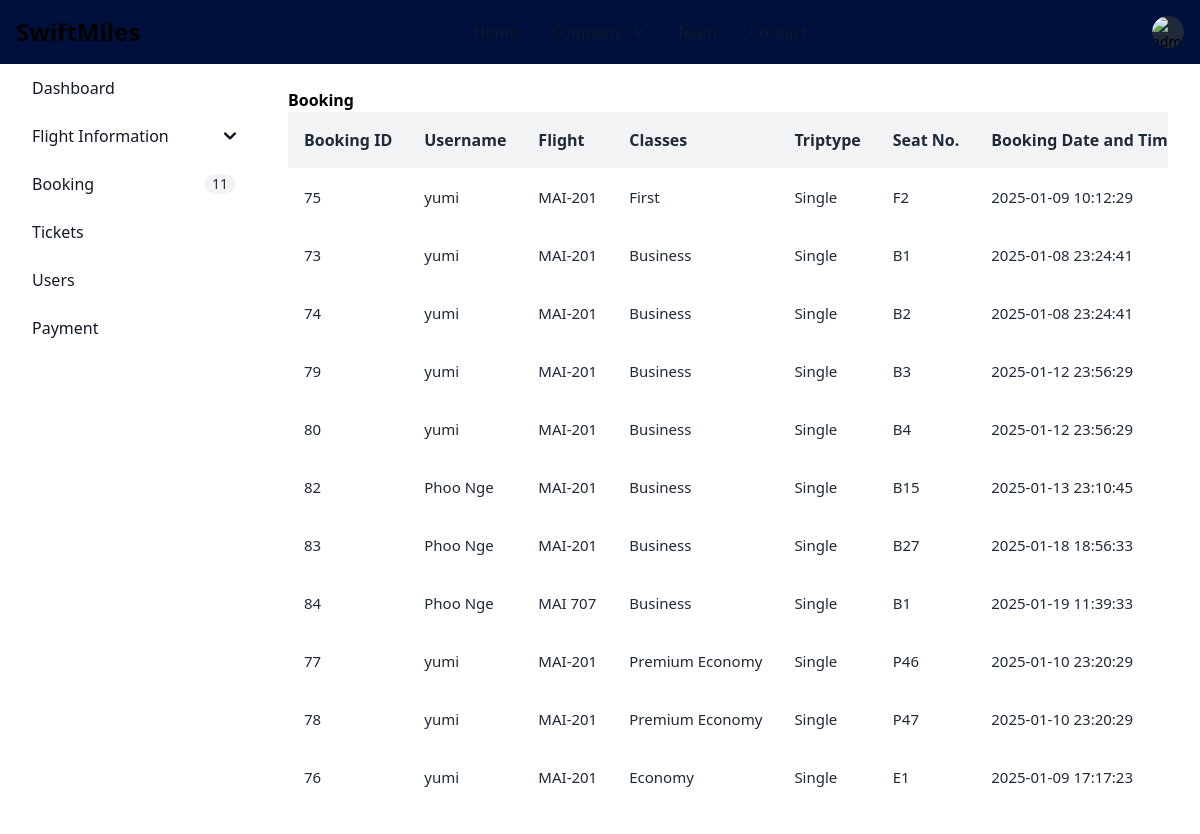
Before: /admin/viewBooking.php (signed in) with the older database file.
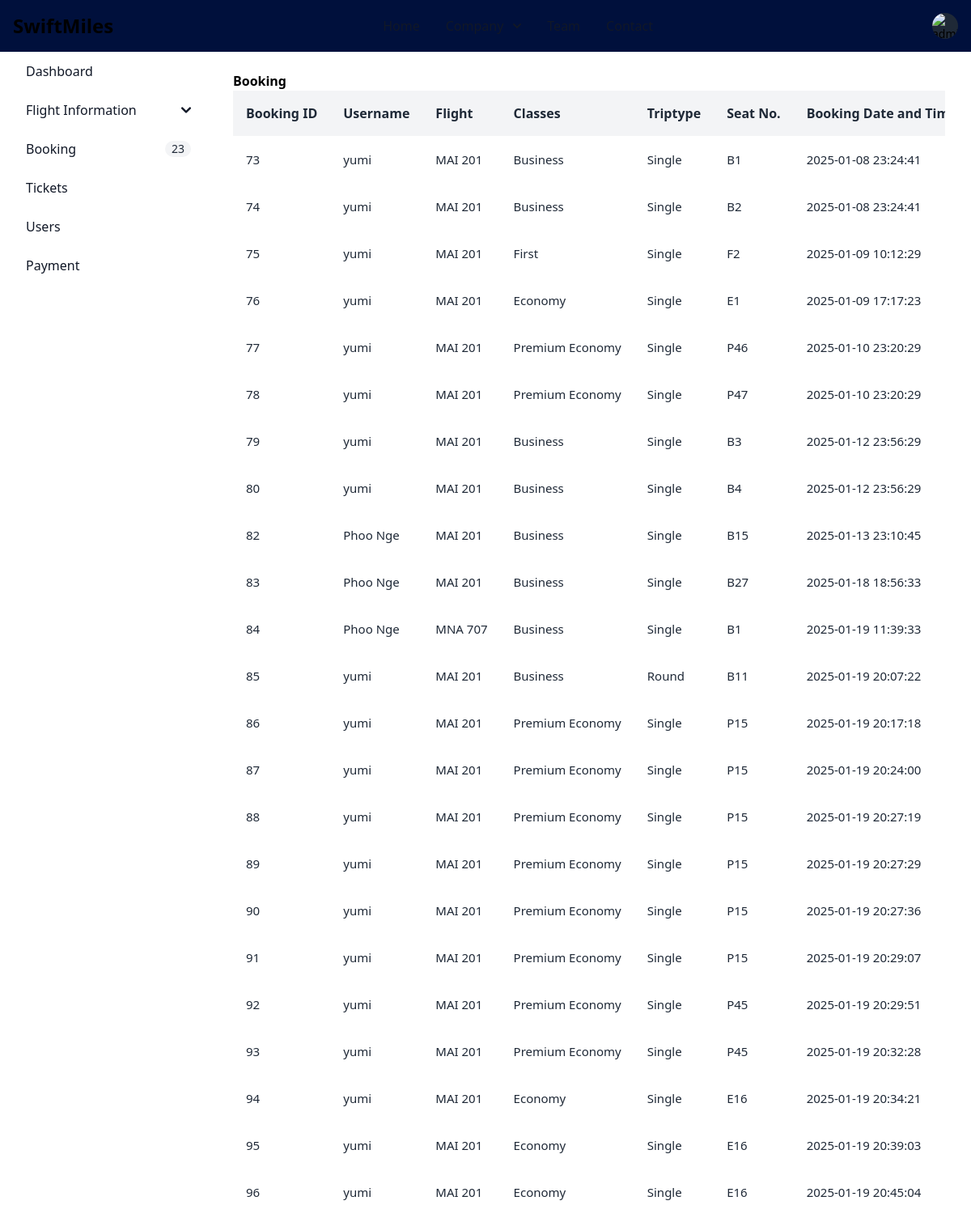
After: the same page with the newer database file.
### tables this page shows
CREATE TABLE `booking` (
  `booking_id` int(11) NOT NULL,
  `user_id` int(11) DEFAULT NULL,
  `flight_id` int(11) DEFAULT NULL,
  `class_id` int(11) DEFAULT NULL,
  `triptype_id` int(11) DEFAULT NULL,
  `seatNoId` int(11) DEFAULT NULL,
  `bookAt` timestamp NOT NULL DEFAULT current_timestamp(),
  `passenger_id` int(11) DEFAULT NULL,
  `status` varchar(100) DEFAULT NULL,
  `updated_at` date DEFAULT NULL,
  `payment_id` int(11) DEFAULT NULL
);

CREATE TABLE `users` (
  `user_id` int(11) NOT NULL,
  `username` varchar(100) NOT NULL,
  `email` varchar(100) NOT NULL,
  `password` varchar(60) DEFAULT NULL,
  `cpassword` varchar(60) DEFAULT NULL,
  `profile` varchar(100) DEFAULT NULL
);

CREATE TABLE `flight` (
  `flight_id` int(11) NOT NULL,
  `airline_id` int(11) NOT NULL,
  `flight_name` varchar(100) NOT NULL,
  `flight_date` date NOT NULL,
  `destination` varchar(255) NOT NULL,
  `source` varchar(100) NOT NULL,
  `total_distance` varchar(100) NOT NULL,
  `fee_per_ticket` float NOT NULL,
  `departure_time` time NOT NULL,
  `arrival_time` time NOT NULL,
  `capacity` int(11) NOT NULL,
  `gate` varchar(255) NOT NULL,
  `placeImg` varchar(100) DEFAULT NULL
);

CREATE TABLE `classes` (
  `class_id` int(11) NOT NULL,
  `class_name` varchar(255) NOT NULL,
  `base_fees` decimal(10,2) NOT NULL
);

CREATE TABLE `triptype` (
  `triptypeId` int(11) NOT NULL,
  `triptype_name` varchar(255) NOT NULL,
  `priceCharge` decimal(10,2) NOT NULL
);

CREATE TABLE `seat_layout` (
  `id` int(11) NOT NULL,
  `flight_id` int(11) NOT NULL,
  `class_id` int(11) NOT NULL,
  `seatNo` varchar(50) NOT NULL,
  `status` tinyint(1) DEFAULT NULL
);

### src/admin/viewBooking.php (the view, shortened to what the changed rows need)
<?php
require_once "dbconnect.php";
try {
   $sql = "SELECT booking.booking_id,users.username,flight.flight_name,classes.class_name,triptype.triptype_name,seat_layout.seatNo,booking.bookAt,booking.status FROM booking
      INNER JOIN users ON booking.user_id = users.user_id
      INNER JOIN flight ON booking.flight_id = flight.flight_id
      INNER JOIN classes ON booking.class_id = classes.class_id
      INNER JOIN triptype ON booking.triptype_id = triptype.triptypeId
      INNER JOIN seat_layout ON booking.seatNOId = seat_layout.id";
   $stmt = $conn->query($sql);
   $status = $stmt->execute();
   if ($status) {
      $bookings = $stmt->fetchAll(PDO::FETCH_ASSOC);
   }
} catch (PDOException $e) {
   echo $e->getMessage();
}
?>
<!doctype html>
<html>
<head>
   <link href="./output.css" rel="stylesheet">
   <script src="https://cdn.tailwindcss.com"></script>
</head>
<body>
   <aside id="sidebar-multi-level-sidebar" class="fixed top-0 left-0 z-40 w-64 h-screen transition-transform -translate-x-full sm:translate-x-0 mt-10 py-3" aria-label="Sidebar">
      <div class="h-full px-3 py-4 overflow-y-auto">
         <ul class="space-y-2 font-medium">
            <li>
               <a href="viewBooking.php" class="flex items-center p-2 text-gray-900 rounded-lg dark:text-blue hover:bg-gray-100 dark:hover:bg-gray-700 group">
                  <span class="flex-1 ms-3 whitespace-nowrap hover:text-white">Booking</span>
                  <span class="inline-flex items-center justify-center px-2 ms-3 text-sm font-medium text-gray-800 bg-gray-100 rounded-full dark:bg-gray-700 dark:text-gray-300 hover:text-white">
                  <?php
                     $sql = "SELECT * FROM booking";
                     $result = $conn->query($sql);
                     $bookingCount = $result->rowCount();
                     echo $bookingCount;
                  ?>
                  </span>
               </a>
            </li>
         </ul>
      </div>
   </aside>
   <div class="p-4 sm:ml-64">
      <div class="p-4 border-gray-200 dark:border-gray-700 mt-14">
         <div class="font-sans overflow-x-auto">
            <table class="min-w-full bg-white">
               <thead class="bg-gray-100 whitespace-nowrap">
                  <tr>
                     <th class="p-4 text-left text-base font-semibold text-gray-800">
                        Booking ID
                     </th>
                     <th class="p-4 text-left text-base font-semibold text-gray-800">
                        Username
                     </th>
                     <th class="p-4 text-left text-base font-semibold text-gray-800">
                        Flight
                     </th>
                     <th class="p-4 text-left text-base font-semibold text-gray-800">
                        Classes
                     </th>
                     <th class="p-4 text-left text-base font-semibold text-gray-800">
                        Triptype
                     </th>
                     <th class="p-4 text-left text-base font-semibold text-gray-800">
                        Seat No.
                     </th>
                     <th class="p-4 text-left text-base font-semibold text-gray-800">
                        Booking Date and Time
                     </th>
                  </tr>
               </thead>
               <tbody class="whitespace-nowrap">
                  <?php
                  if (isset($bookings)) {
                     foreach ($bookings as $booking) {
                        echo "<tr class='hover:bg-gray-50'>
                    <td class='p-4 text-[15px] text-gray-800'>
                    $booking[booking_id]
                    </td>
                    <td class='p-4 text-[15px] text-gray-800'>
                    $booking[username]
                    </td>
                    <td class='p-4 text-[15px] text-gray-800'>
                    $booking[flight_name]
                    </td>
                    <td class='p-4 text-[15px] text-gray-800'>
                    $booking[class_name]
                    </td>
                    <td class='p-4 text-[15px] text-gray-800'>
                    $booking[triptype_name]
                    </td>
                    <td class='p-4 text-[15px] text-gray-800'>
                    $booking[seatNo]
                    </td>
                    <td class='p-4 text-[15px] text-gray-800'>
                    $booking[bookAt]
                    </td>
                    <td class='p-4 text-[15px] text-gray-800'>
                    $booking[status]
                    </td>
                    <td class='p-4'>
                    <button class='mr-4' title='Delete'>
                    <a href='deleteBooking.php?bid=$booking[booking_id]'>
                        <svg xmlns='http://www.w3.org/2000/svg' class='w-5 fill-red-500 hover:fill-red-700' viewBox='0 0 24 24'>
                        <path
                            d='M19 7a1 1 0 0 0-1 1v11.191A1.92 1.92 0 0 1 15.99 21H8.01A1.92 1.92 0 0 1 6 19.191V8a1 1 0 0 0-2 0v11.191A3.918 3.918 0 0 0 8.01 23h7.98A3.918 3.918 0 0 0 20 19.191V8a1 1 0 0 0-1-1Zm1-3h-4V2a1 1 0 0 0-1-1H9a1 1 0 0 0-1 1v2H4a1 1 0 0 0 0 2h16a1 1 0 0 0 0-2ZM10 4V3h4v1Z'
                            data-original='#000000' />
                        <path d='M11 17v-7a1 1 0 0 0-2 0v7a1 1 0 0 0 2 0Zm4 0v-7a1 1 0 0 0-2 0v7a1 1 0 0 0 2 0Z'
                            data-original='#000000'/>
                        </svg>
                    </a>
                    </button>
                    </td>
                </tr>";
                     }
                  }
                  ?>
               </tbody>
            </table>
         </div>
      </div>
   </div>
</body>

Changed rows visible on the page:
changed through a linked row, booking id 73: flight.flight_name "MAI-201" → "MAI 201"
changed through a linked row, booking id 74: flight.flight_name "MAI-201" → "MAI 201"
changed through a linked row, booking "First": flight.flight_name "MAI-201" → "MAI 201"; moves down the list
changed through a linked row, booking id 76: flight.flight_name "MAI-201" → "MAI 201"; moves up the list
changed through a linked row, booking id 77: flight.flight_name "MAI-201" → "MAI 201"; moves up the list
changed through a linked row, booking id 78: flight.flight_name "MAI-201" → "MAI 201"; moves up the list
changed through a linked row, booking id 79: flight.flight_name "MAI-201" → "MAI 201"
changed through a linked row, booking id 80: flight.flight_name "MAI-201" → "MAI 201"
changed through a linked row, booking id 82: flight.flight_name "MAI-201" → "MAI 201"
changed through a linked row, booking id 83: flight.flight_name "MAI-201" → "MAI 201"
changed through a linked row, booking id 84: flight.flight_name "MAI 707" → "MNA 707"
added booking: booking_id "85", user.username "yumi", flight.flight_name "MAI 201", class.class_name "Business", triptype.triptype_name "Round", seatNoId.seatNo "B11", bookAt "2025-01-19 20:07:22"
added booking: booking_id "86", user.username "yumi", flight.flight_name "MAI 201", class.class_name "Premium Economy", triptype.triptype_name "Single", seatNoId.seatNo "P15", bookAt "2025-01-19 20:17:18"
added booking: booking_id "87", user.username "yumi", flight.flight_name "MAI 201", class.class_name "Premium Economy", triptype.triptype_name "Single", seatNoId.seatNo "P15", bookAt "2025-01-19 20:24:00"
added booking: booking_id "88", user.username "yumi", flight.flight_name "MAI 201", class.class_name "Premium Economy", triptype.triptype_name "Single", seatNoId.seatNo "P15", bookAt "2025-01-19 20:27:19"
added booking: booking_id "89", user.username "yumi", flight.flight_name "MAI 201", class.class_name "Premium Economy", triptype.triptype_name "Single", seatNoId.seatNo "P15", bookAt "2025-01-19 20:27:29"
added booking: booking_id "90", user.username "yumi", flight.flight_name "MAI 201", class.class_name "Premium Economy", triptype.triptype_name "Single", seatNoId.seatNo "P15", bookAt "2025-01-19 20:27:36"
added booking: booking_id "91", user.username "yumi", flight.flight_name "MAI 201", class.class_name "Premium Economy", triptype.triptype_name "Single", seatNoId.seatNo "P15", bookAt "2025-01-19 20:29:07"
added booking: booking_id "92", user.username "yumi", flight.flight_name "MAI 201", class.class_name "Premium Economy", triptype.triptype_name "Single", seatNoId.seatNo "P45", bookAt "2025-01-19 20:29:51"
added booking: booking_id "93", user.username "yumi", flight.flight_name "MAI 201", class.class_name "Premium Economy", triptype.triptype_name "Single", seatNoId.seatNo "P45", bookAt "2025-01-19 20:32:28"
added booking: booking_id "94", user.username "yumi", flight.flight_name "MAI 201", class.class_name "Economy", triptype.triptype_name "Single", seatNoId.seatNo "E16", bookAt "2025-01-19 20:34:21"
added booking: booking_id "95", user.username "yumi", flight.flight_name "MAI 201", class.class_name "Economy", triptype.triptype_name "Single", seatNoId.seatNo "E16", bookAt "2025-01-19 20:39:03"
added booking: booking_id "96", user.username "yumi", flight.flight_name "MAI 201", class.class_name "Economy", triptype.triptype_name "Single", seatNoId.seatNo "E16", bookAt "2025-01-19 20:45:04"
Other visible differences:
$bookingCount: "11" → "23"
